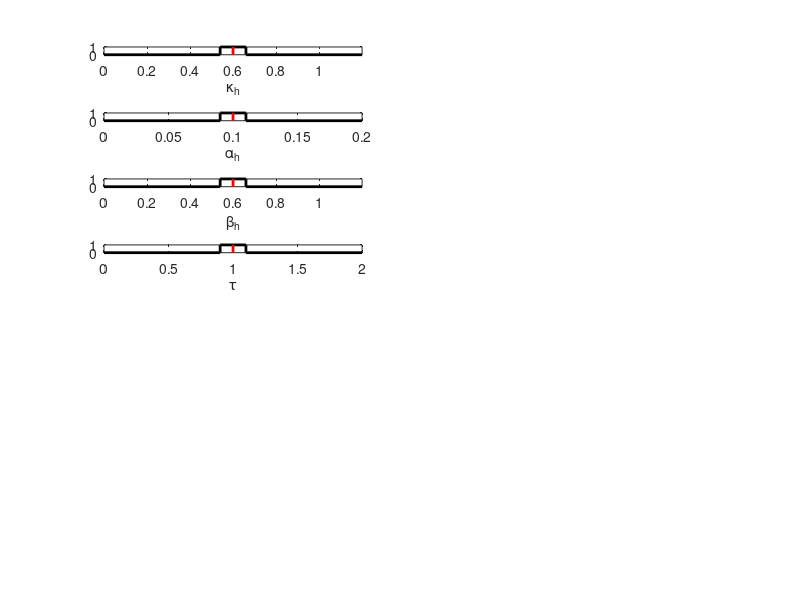

Source code (MATLAB): (Note: this script raises an error after producing the figure.)
%% Create robust stability charts for CCC with 4 vehicles
clear; clc; % close all;

%% Parameters
% nominal parameters
% HV
kappah=0.6;
alphah=0.1;
betah=0.6;
tau=1.0;
% CAV
kappacav=0.6;
alphacav=0.4;
sigma=0.6;
beta02=0.5; % 0.0, 0.5

% axis labels for stability chart
X='\beta_{01} [1/s]';
Y='\beta_{03} [1/s]';

% range of parameters
beta01=linspace(-0.5,1.5,41); 
beta03=linspace(-0.5,1.5,41);
betaindex=[1,3];

% frequency range
w=linspace(0,2*pi,201);        

% connectivity structure
n=3;            % number of follower vehicles
gamma=[1 1 1    % adjacency matrix (relevant part)
       0 1 0
       0 0 1].';
% parameters according to connectivity structure
kappa=[kappacav 0       0
       0        kappah	0
       0        0       kappah].';
alpha=[alphacav	0       0
       0        alphah	0
       0        0       alphah].';
beta=[0	beta02	0
      0	betah	0
      0 0       betah].';
xi=[sigma   sigma   sigma
    0       tau     0
    0   	0       tau].';

% vehicle number of HV
humandriver=[1,2];%+1 line

% relative uncertainty (w.r.t. nominal parameters, between 0 and 1, *100%)
p=10;   % 0, 5, 10, 15, 20, 25  % adjust par.threshold accordingly
deltakappa=p/100;
deltaalpha=p/100;
deltabeta=p/100;
deltatau=p/100;

% total uncertainty
dkappa=kappah*deltakappa;
dalpha=alphah*deltaalpha; 
dbeta=betah*deltabeta; 
dtau=tau*deltatau; 

% plot parameters and their uncertainty
figure(6); clf;
subplot(8,2,1); hold on; box on;
plot([0 kappah-dkappa kappah-dkappa kappah+dkappa kappah+dkappa 2*kappah],...
     [0 0 1 1 0 0],'k','Linewidth',2);
plot([kappah kappah],[0 1],'-r','Linewidth',2);
xlabel('\kappa_{h}'); yticks([0 1]); axis tight;
subplot(8,2,3); hold on; box on;
plot([0 alphah-dalpha alphah-dalpha alphah+dalpha alphah+dalpha 2*alphah],...
     [0 0 1 1 0 0],'k','Linewidth',2);
plot([alphah alphah],[0 1],'-r','Linewidth',2);
xlabel('\alpha_{h}'); yticks([0 1]); axis tight;
subplot(8,2,5); hold on; box on;
plot([0 betah-dbeta betah-dbeta betah+dbeta betah+dbeta 2*betah],...
     [0 0 1 1 0 0],'k','Linewidth',2);
plot([betah betah],[0 1],'-r','Linewidth',2);
xlabel('\beta_{h}'); yticks([0 1]); axis tight;
subplot(8,2,7); hold on; box on;
plot([0 tau-dtau tau-dtau tau+dtau tau+dtau 2*tau],...
     [0 0 1 1 0 0],'k','Linewidth',2);
plot([tau tau],[0 1],'-r','Linewidth',2);
xlabel('\tau'); yticks([0 1]); axis tight;

% store parameters in one structure
par.kappah=kappah;	par.alphah=alphah;	par.betah=betah;	par.tau=tau;
par.dkappa=dkappa;	par.dalpha=dalpha;	par.dbeta=dbeta;	par.dtau=dtau;
par.kappa=kappa;	par.alpha=alpha;	par.beta=beta;      par.xi=xi;
par.w=w;
par.n=n;
par.gamma=gamma;
par.humandriver=humandriver;
par.betaindex=betaindex;

%% Nominal stability diagram
disp('Nominal stability diagram');
% settings for nominal stability chart calculation
par.ax=[];
par.ax(1).val=beta01;
par.ax(2).val=beta03;
par.Niteration=4;

% calculate nominal stability chart
tic;
bound_fuction_name='func_stringstab';
outputsolnom=func_db_mdbm(par.ax,bound_fuction_name,par.Niteration,par);

% plot nominal stability chart
subplot(8,2,[9 11 13 15]); hold on; box on;
func_db_plot_mdbm(outputsolnom,'k',[1,2]); view([0 0 1]);
xlabel(X); ylabel(Y); legend('Nominal'); drawnow;
toc;

%% Robust stability diagram
disp('Robust stability diagram');
% settings for robust stability chart calculation
par.Niteration=4;
par.threshold=5e-3;   % 5e-3 (p=0, 5, 10) or 1e-6 (p=15, 20, 25)

% calculate robust stability chart
tic;
bound_fuction_name='func_stringstab_SSV_connected_vehicles';
outputsolrob=func_db_mdbm(par.ax,bound_fuction_name,par.Niteration,par);
toc;

% plot robust stability chart
subplot(8,2,[9 11 13 15]); hold on; box on;
func_db_plot_mdbm(outputsolrob,'r',[1,2]); view([0 0 1]);
xlabel(X); ylabel(Y); legend('Nominal','\mu upper bound'); drawnow;

%% Stability chart intersection for different parameters
disp('Intersection stability diagram');
% settings for stability chart intersection calculation
par.Niteration=4;

% calculate stability chart intersection
tic;
bound_fuction_name='func_stringstab_MCS_vectices';
outputsolpmcs=func_db_mdbm(par.ax,bound_fuction_name,par.Niteration,par);

% plot stability chart intersection
subplot(8,2,[9 11 13 15]); hold on; box on;
func_db_plot_mdbm(outputsolpmcs,'b',[1,2]); view([0 0 1]);
xlabel(X); ylabel(Y); legend('Nominal','\mu upper bound','Validation'); drawnow;
toc;

%% Stability charts at the parameter limits only
disp('Perturbed stability diagrams');
% plot other stability boundaries again for reference
subplot(8,2,[2 4 6 8]); hold on; box on;
func_db_plot_mdbm(outputsolnom,'k',[1,2]);view([0 0 1]); drawnow;
try 
    func_db_plot_mdbm(outputsolrob,'r',[1,2]);view([0 0 1]); drawnow;
    func_db_plot_mdbm(outputsolpmcs,'b',[1,2]);view([0 0 1]); drawnow;
catch
end

% settings for stability chart calculation of perturbed systems
par.Niteration=4;

% calculate and plot stability charts for perturbed systems
bound_fuction_name='func_stringstab';
gr=[-1,1];
for i1=1:length(gr)
for i2=1:length(gr)
for i3=1:length(gr)
for i4=1:length(gr)
    % perturbed parameters
    for kk=1:length(par.humandriver)
        ll=par.humandriver(kk)+1;
        par.kappa(ll,ll)=par.kappa(ll,ll)+dkappa.*gr(i1);
        par.xi(ll,ll)=par.xi(ll,ll)+dtau.*gr(i2);
        par.alpha(ll,ll)=par.alpha(ll,ll)+dalpha.*gr(i3);
        par.beta(ll,ll)=par.beta(ll,ll)+dbeta.*gr(i4);
    end

    % stability chart
    tic;
    outputsolp=func_db_mdbm(par.ax,bound_fuction_name,par.Niteration,par);
    func_db_plot_mdbm(outputsolp,'g',[1,2]);view([0 0 1]); drawnow;
    xlabel(X); ylabel(Y); drawnow;
    toc;
    
    % original nominal parameters
    par.kappa=kappa;
    par.xi=xi;
    par.alpha=alpha;
    par.beta=beta;
end
end
end
end

%% Plot mu curve for a selected point
% pick point
subplot(8,2,[2 4 6 8]);
% [beta10t,beta30t]=ginput(1);
beta10t=0.5; beta30t=0.5;
par.beta(par.betaindex(1),1)=beta10t;
par.beta(par.betaindex(2),1)=beta30t;

% show point
try delete(p1)
    delete(t1)
    p1=plot(beta10t,beta30t,'or','MarkerFaceColor','r');
    t1=text(beta10t,beta30t,'P'); drawnow;
catch
    p1=plot(beta10t,beta30t,'or','MarkerFaceColor','r');
    t1=text(beta10t,beta30t,'P'); drawnow;
end
legend('Nominal','\mu upper bound','Validation','P');

% get corresponding transfer function
w2=w;
T=func_tfmatrix2(n,w2,par.gamma,par.kappa,par.alpha,par.beta,par.xi);

HVnum=length(par.humandriver);
% get corresponding mu curve
M=zeros(HVnum*4+1,HVnum*4+1,length(w2));
m=zeros(5,5,length(w2));
g=zeros(1,length(w2));
for i=1:length(w2)
    dVhuman=par.kappah;
    tau=par.tau;
    a=par.alphah;
    b=par.betah;
    
    s=1i*w2(i);
    D=s^2+(dVhuman*a+s*(a+b))*exp(-s*tau);
    
    if w2(i)==0
        theta=0;
        %     elseif w2(i)*dtau>=pi
        %         theta=0;
    else
        theta=tan(w2(i)*dtau/2)/w2(i);
    end
    
	scale1=diag(repmat([par.dkappa,par.dalpha,par.dbeta,theta],1,HVnum));
    Scale=[scale1                   zeros(size(scale1,1),1);   
           zeros(1,size(scale1,2))	1];

	m(:,:,i)=1/D*[-a*exp(-s*tau)          -exp(-s*tau)              -exp(-s*tau)                2                                           s+a*exp(-s*tau);
                  s^2+s*b*exp(-s*tau)     -(kappah+s)*exp(-s*tau)	-(kappah+s)*exp(-s*tau)     2*(s+kappah)                                s*kappah-s*b*exp(-s*tau);
                  -a*s*exp(-s*tau)        -s*exp(-s*tau)            -s*exp(-s*tau)              2*s                                         s^2+s*a*exp(-s*tau);
                  s^3*a*exp(-s*tau)       exp(-s*tau)*s^3           exp(-s*tau)*s^3             s*(-s^2+(a*kappah+s*(a+b))*exp(-s*tau))     s^2*exp(-s*tau)*(kappah*a+s*b);
                  s*a*exp(-s*tau)         s*exp(-s*tau)             s*exp(-s*tau)               -2*s                                        exp(-s*tau)*(kappah*a+b*s)];

    m11=m(1:4,1:4,i);
    m12=m(1:4,5,i);
    m21=m(5,1:4,i);
    if HVnum==1
        M(1:4,1:4,i)=m11;
        M(1:4,5,i)=m12;
        M(5,1:4,i)=m21*T(1,1,i);
        M(5,5,i)=det(T(:,:,i));
    elseif HVnum==2
        M(1:4,1:4,i)=m11;
        M(1:4,5:8,i)=m12*m21;
        M(1:4,9,i)=m12*T(3,3,i);
        M(5:8,5:8,i)=m11;
        M(5:8,9,i)=m12;
        M(9,1:4,i)=m21*T(1,1,i);
        M(9,5:8,i)=m21*(T(2,1,i)+T(1,1,i)*T(2,2,i));
        M(9,9,i)=det(T(:,:,i));
    end
    M(:,:,i)=M(:,:,i)*Scale;
    
    g(i)=det(T(:,:,i));
end

deltasetreal=[-ones(size(M,1)-1,1) zeros(size(M,1)-1,1);
              1 0];

tic;
[bnds] = mussv(M,deltasetreal); %!!!!!!!!!!!!!!!!!!!!!!!!
toc;

% plot frequency response and mu curve
subplot(8,2,[10 12 14 16]); hold off;
plot(w2,squeeze(bnds(1,1,:)),'-r'); hold on;
plot(w2,squeeze(bnds(1,2,:)),'-m');
plot(w2,abs(g),'-k');
xlabel('\omega [rad/s]'); ylabel('\mu estimations at point P')
plot([0 w2(end)],[ 1 1],'--k');
xlim([0 w2(end)]);
legend('\mu upper bound','\mu lower bound','abs(G_{n,0})','1'); drawnow;

%% Finalize plot
% title to put on figure
problem='CCC with 4 vehicles';
% list of parameters to put on figure
parlist=['HV: \kappa_{\rm h}=',num2str(kappah,'%3.2f'),' [1/s]   ',...
         '\alpha_{\rm h}=',num2str(alphah,'%3.2f'),' [1/s]   ',...
         '\beta_{\rm h}=',num2str(betah,'%3.2f'),' [1/s]   ',...
         '\tau=',num2str(tau,'%3.2f'),' [s]   ',10,...
         'CAV: \kappa_{0}=',num2str(kappacav,'%3.2f'),' [1/s]   ',...
         '\alpha_{01}=',num2str(alphacav,'%3.2f'),' [1/s]   ',...
         '\beta_{02}=',num2str(beta02,'%3.2f'),' [1/s]   ',...
         '\sigma=',num2str(sigma,'%3.2f'),' [s]'];
suptitle(['Robust stability charts of ',problem,' with ',num2str(p),'% uncertainty']);